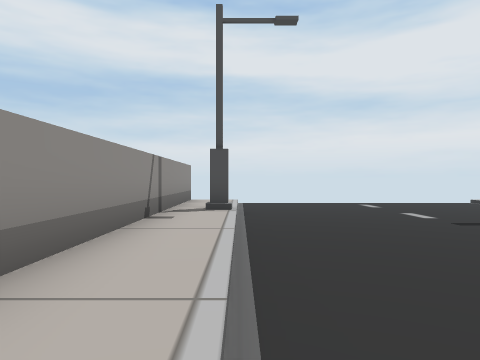
[1] (above)

21 first-person views from a walk through a 3-D level made in the Unity game engine. The camera is 1.4 m above the floor, looks level and sees 70° across. The floor is counted in squares, 2 m on a side. Each view is taken from the middle of a square. On the plan, view 1 faces up. The plan holds only what a view shows up to about 11 squares ahead; the rest is blank. The place goes on beyond the plan. Some animated figures are left out.

[2]
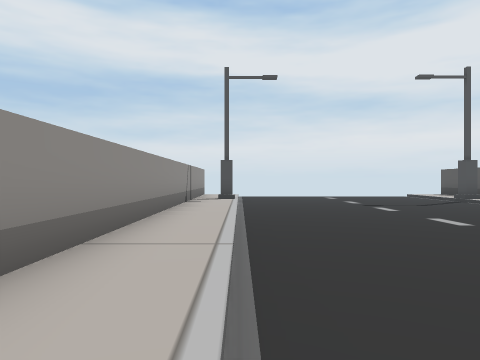

[3]
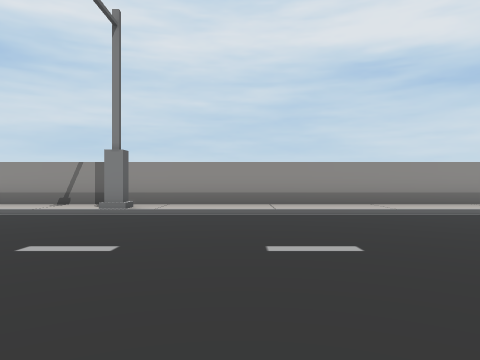

[4]
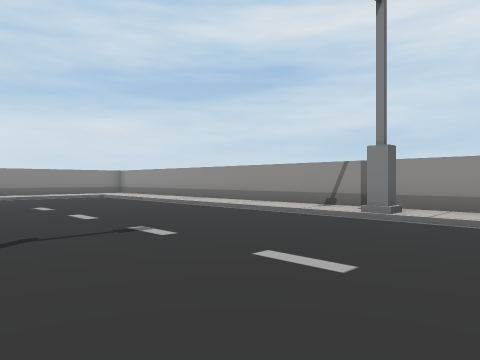

[5]
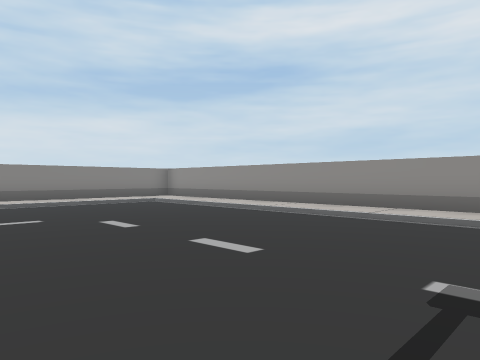

[6]
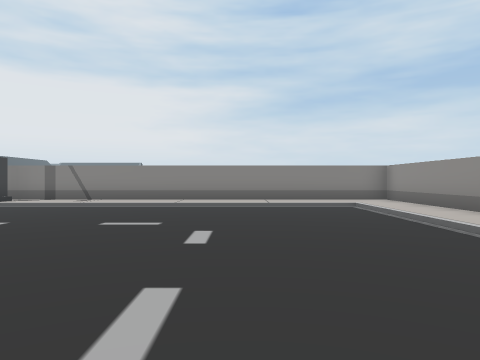

[7]
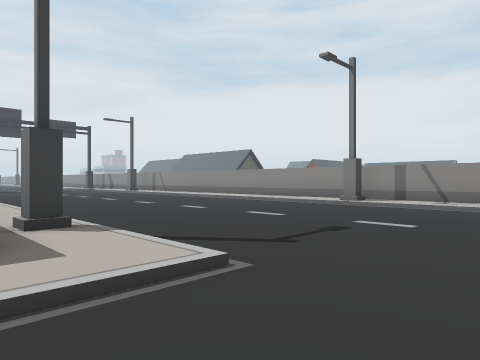

[8]
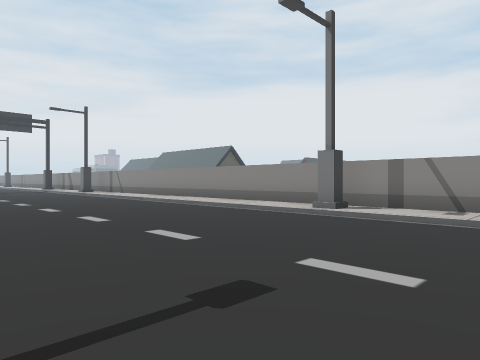

[9]
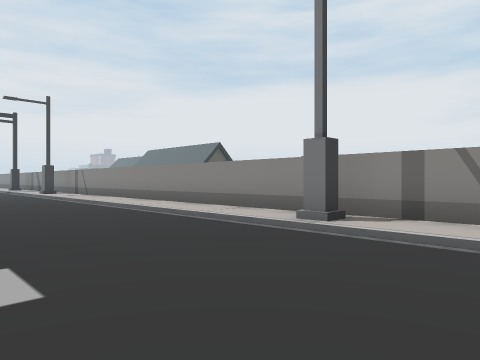

[10]
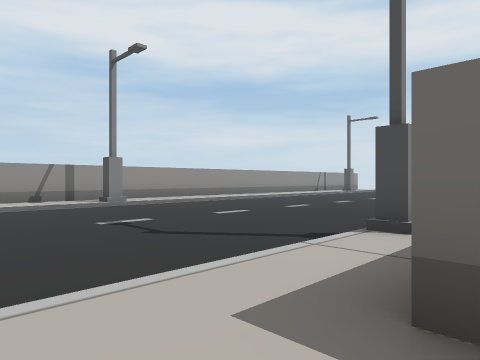

[11]
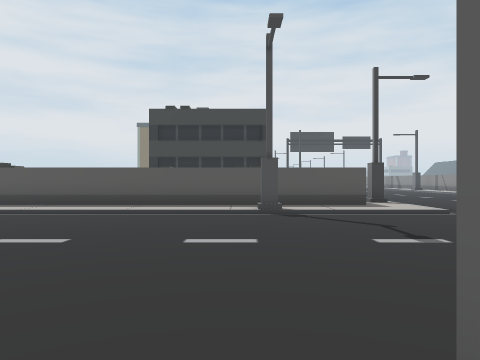

[12]
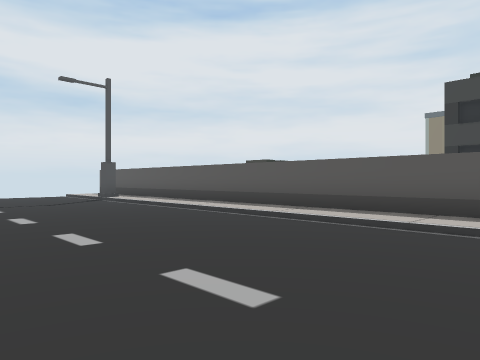

[13]
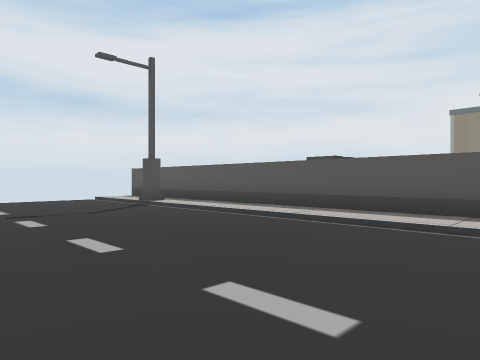

[14]
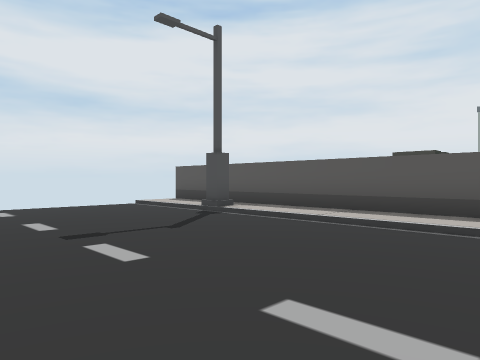

[15]
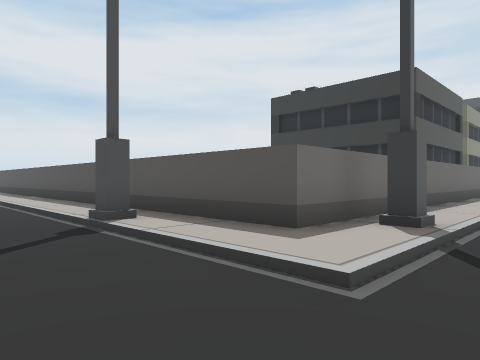

[16]
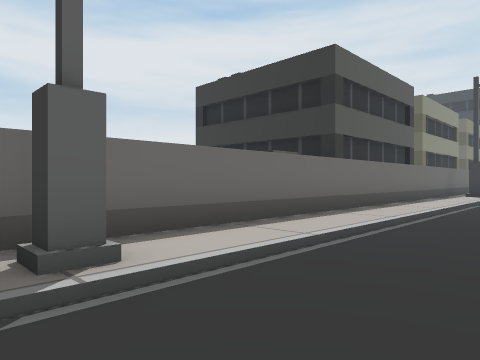

[17]
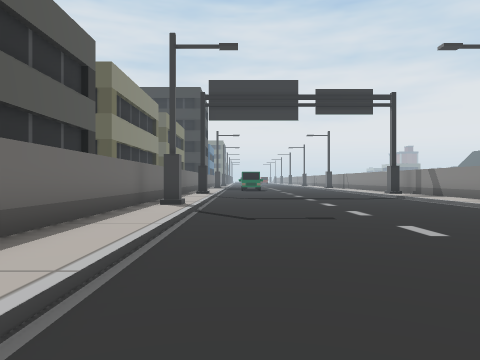

[18]
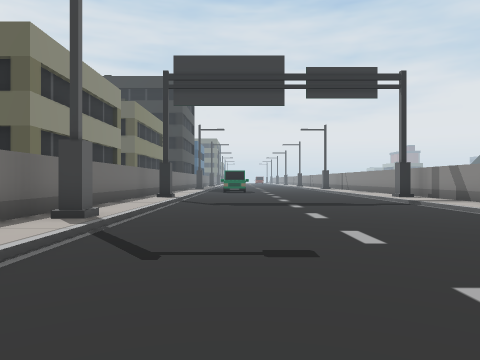

[19]
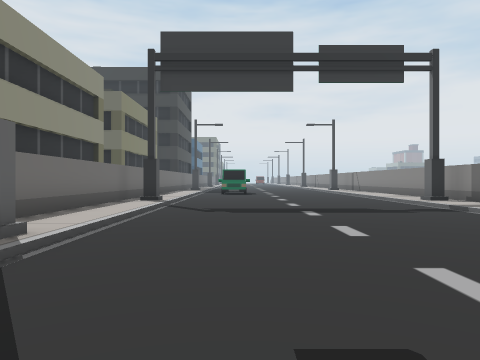

[20]
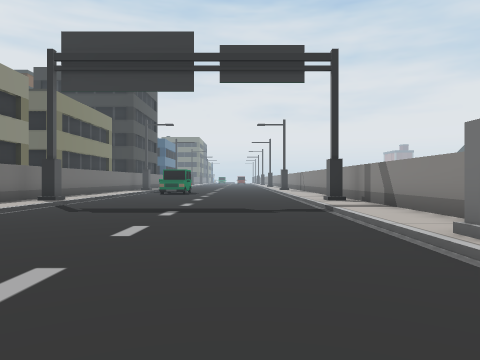

[21]
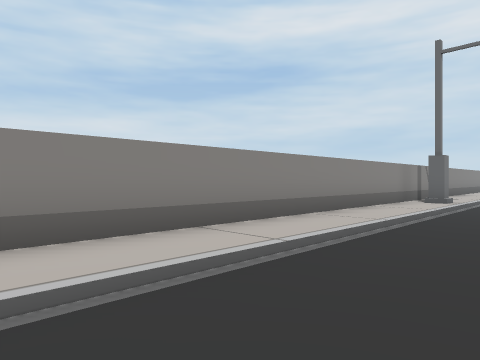

### Floor plan
Key: @ floor where view 1 was taken; # wall or solid block; . main floor; : floor 0.25 m higher than the main floor; / step, stairs or slope.
Columns run from 2 left of view 1 to 31 right of it. Each row starts with its distance up from view 1.
 10 #:/....../:#
  9 #:/....../:#
  8 #:/....../:#
  7 #:#......#:#
  6 #:/....../:#
  5 #:/....../:#
  4 #:/....../:#
  3 #:/....../:#
  2 #:/....../:#
  1 #:/....../:#
  0 #:@....../:#
 -1 #:/....../:#
 -2 #:/....../:#
 -3 #:/....../:#
 -4 #:/....../:#
 -5 #:/....../:#
 -6 #:/....../:#
 -7 #:#......#:#
 -8 #:/....../:#
 -9 #:/....../:#######################
-10 #:/....../::/:::::::::::::/:::::/:
-11 #:/....../////////////////////////
-12 #:/...............................
-13 #:/...............................
-14 #:/...............................
-15 #:/...............................
-16 #:/...............................
-17 #:/...............................
-18 #:///////////////////// //////////
-19 #:::::::::::/::::::::::   /:::::#
-20 ##############

Where each view was taken, in squares from view 1:
view 1: 0 up, 0 right, facing up
view 2: 4 down, 0 right, facing up
view 3: 4 down, 7 right, facing left
view 4: 4 down, 6 right, facing down-left
view 5: 8 down, 6 right, facing down-left
view 6: 9 down, 3 right, facing down
view 7: 9 down, 5 right, facing down-right
view 8: 12 down, 6 right, facing down-right
view 9: 14 down, 7 right, facing down-right
view 10: 11 down, 9 right, facing up-left
view 11: 6 down, 1 left, facing right
view 12: 5 down, 2 right, facing up-right
view 13: 2 down, 2 right, facing up-right
view 14: 1 up, 2 right, facing up-right
view 15: 12 down, 5 right, facing up-right
view 16: 13 down, 9 right, facing up-right
view 17: 12 down, 15 right, facing right
view 18: 13 down, 18 right, facing right
view 19: 13 down, 20 right, facing right
view 20: 16 down, 20 right, facing right
view 21: 16 down, 20 right, facing down-left
